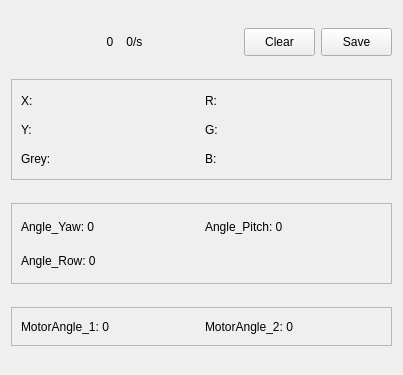
<?xml version="1.0" encoding="UTF-8"?>
<ui version="4.0">
 <class>InfoWidget</class>
 <widget class="QWidget" name="InfoWidget">
  <property name="geometry">
   <rect>
    <x>0</x>
    <y>0</y>
    <width>403</width>
    <height>375</height>
   </rect>
  </property>
  <property name="windowTitle">
   <string>Form</string>
  </property>
  <layout class="QGridLayout" name="gridLayout_3">
   <item row="2" column="0" colspan="3">
    <widget class="QFrame" name="frame_2">
     <property name="minimumSize">
      <size>
       <width>381</width>
       <height>81</height>
      </size>
     </property>
     <property name="maximumSize">
      <size>
       <width>381</width>
       <height>81</height>
      </size>
     </property>
     <property name="frameShape">
      <enum>QFrame::StyledPanel</enum>
     </property>
     <property name="frameShadow">
      <enum>QFrame::Raised</enum>
     </property>
     <layout class="QGridLayout" name="gridLayout">
      <item row="0" column="0">
       <widget class="QLabel" name="Angle_Yaw">
        <property name="text">
         <string>Angle_Yaw: 0</string>
        </property>
       </widget>
      </item>
      <item row="0" column="1">
       <widget class="QLabel" name="Angle_Pitch">
        <property name="text">
         <string>Angle_Pitch: 0</string>
        </property>
       </widget>
      </item>
      <item row="1" column="0">
       <widget class="QLabel" name="Angle_Row">
        <property name="text">
         <string>Angle_Row: 0</string>
        </property>
       </widget>
      </item>
     </layout>
    </widget>
   </item>
   <item row="0" column="2">
    <widget class="QPushButton" name="pushButton">
     <property name="minimumSize">
      <size>
       <width>71</width>
       <height>28</height>
      </size>
     </property>
     <property name="maximumSize">
      <size>
       <width>71</width>
       <height>28</height>
      </size>
     </property>
     <property name="text">
      <string>Save</string>
     </property>
    </widget>
   </item>
   <item row="0" column="1">
    <widget class="QPushButton" name="pushButton_2">
     <property name="minimumSize">
      <size>
       <width>71</width>
       <height>28</height>
      </size>
     </property>
     <property name="maximumSize">
      <size>
       <width>71</width>
       <height>28</height>
      </size>
     </property>
     <property name="text">
      <string>Clear</string>
     </property>
    </widget>
   </item>
   <item row="3" column="0" colspan="3">
    <widget class="QFrame" name="frame_3">
     <property name="minimumSize">
      <size>
       <width>381</width>
       <height>39</height>
      </size>
     </property>
     <property name="maximumSize">
      <size>
       <width>381</width>
       <height>39</height>
      </size>
     </property>
     <property name="frameShape">
      <enum>QFrame::StyledPanel</enum>
     </property>
     <property name="frameShadow">
      <enum>QFrame::Raised</enum>
     </property>
     <layout class="QHBoxLayout" name="horizontalLayout_3">
      <item>
       <widget class="QLabel" name="MotorAngle_1">
        <property name="text">
         <string>MotorAngle_1: 0</string>
        </property>
       </widget>
      </item>
      <item>
       <widget class="QLabel" name="MotorAngle_2">
        <property name="text">
         <string>MotorAngle_2: 0</string>
        </property>
       </widget>
      </item>
     </layout>
    </widget>
   </item>
   <item row="1" column="0" colspan="3">
    <widget class="QFrame" name="frame">
     <property name="minimumSize">
      <size>
       <width>381</width>
       <height>101</height>
      </size>
     </property>
     <property name="maximumSize">
      <size>
       <width>381</width>
       <height>101</height>
      </size>
     </property>
     <property name="frameShape">
      <enum>QFrame::StyledPanel</enum>
     </property>
     <property name="frameShadow">
      <enum>QFrame::Raised</enum>
     </property>
     <layout class="QGridLayout" name="gridLayout_2">
      <item row="2" column="1">
       <widget class="QLabel" name="TargetB">
        <property name="text">
         <string>B: </string>
        </property>
        <property name="alignment">
         <set>Qt::AlignJustify|Qt::AlignVCenter</set>
        </property>
       </widget>
      </item>
      <item row="1" column="1">
       <widget class="QLabel" name="TargetG">
        <property name="text">
         <string>G: </string>
        </property>
        <property name="alignment">
         <set>Qt::AlignJustify|Qt::AlignVCenter</set>
        </property>
       </widget>
      </item>
      <item row="0" column="0">
       <widget class="QLabel" name="TargetX">
        <property name="text">
         <string>X:</string>
        </property>
        <property name="alignment">
         <set>Qt::AlignJustify|Qt::AlignVCenter</set>
        </property>
       </widget>
      </item>
      <item row="1" column="0">
       <widget class="QLabel" name="TargetY">
        <property name="text">
         <string>Y:</string>
        </property>
        <property name="alignment">
         <set>Qt::AlignJustify|Qt::AlignVCenter</set>
        </property>
       </widget>
      </item>
      <item row="2" column="0">
       <widget class="QLabel" name="TargetGrey">
        <property name="text">
         <string>Grey:</string>
        </property>
        <property name="alignment">
         <set>Qt::AlignJustify|Qt::AlignVCenter</set>
        </property>
       </widget>
      </item>
      <item row="0" column="1">
       <widget class="QLabel" name="TargetR">
        <property name="text">
         <string>R: </string>
        </property>
        <property name="alignment">
         <set>Qt::AlignJustify|Qt::AlignVCenter</set>
        </property>
       </widget>
      </item>
     </layout>
    </widget>
   </item>
   <item row="0" column="0">
    <widget class="QLabel" name="Count">
     <property name="text">
      <string>0    0/s</string>
     </property>
     <property name="alignment">
      <set>Qt::AlignCenter</set>
     </property>
    </widget>
   </item>
  </layout>
 </widget>
 <resources/>
 <connections/>
</ui>
